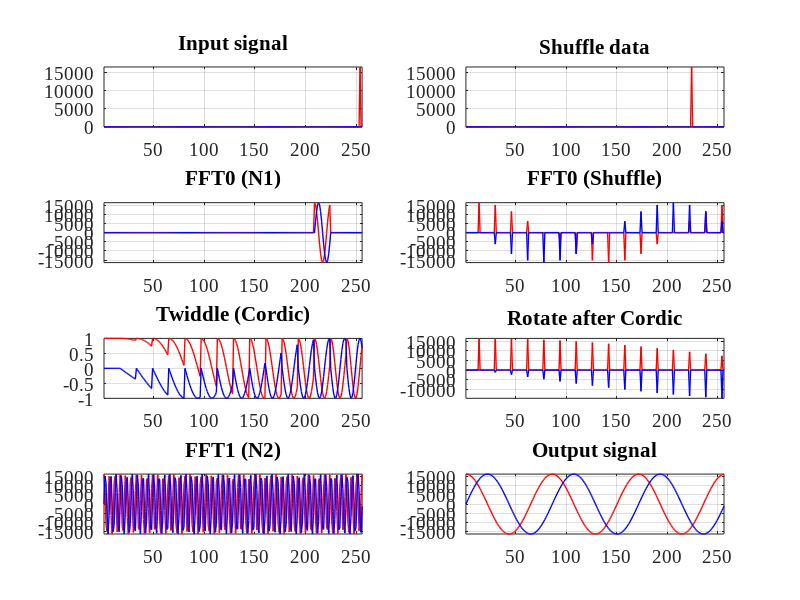

Recreate this plot in MATLAB.
%% -----------------------------------------------------------------------
%
% Title       : test_ulfft.m
% Author      : Alexander Kapitanov	
% Company     : AO "Insys"
% E-mail      : sallador@bk.ru 
% Version     : 1.0	 
%
%-------------------------------------------------------------------------
%
% Description : 
%    Top level for testing Ultra Long FFT model
%
% ------------------------------------------------------------------------
%
% Version     : 1.0 
% Date        : 2018.04.15 
%
%% ----------------------------------------------------------------------- 
%
%	GNU GENERAL PUBLIC LICENSE
% Version 3, 29 June 2007
%
%	Copyright (c) 2018 Kapitanov Alexander
%
% This program is free software: you can redistribute it and/or modify
% it under the terms of the GNU General Public License as published by
% the Free Software Foundation, either version 3 of the License, or
% (at your option) any later version.
%
% You should have received a copy of the GNU General Public License
% along with this program.  If not, see <http://www.gnu.org/licenses/>.
%
% THERE IS NO WARRANTY FOR THE PROGRAM, TO THE EXTENT PERMITTED BY
% APPLICABLE LAW. EXCEPT WHEN OTHERWISE STATED IN WRITING THE COPYRIGHT 
% HOLDERS AND/OR OTHER PARTIES PROVIDE THE PROGRAM "AS IS" WITHOUT WARRANTY 
% OF ANY KIND, EITHER EXPRESSED OR IMPLIED, INCLUDING, BUT NOT LIMITED TO, 
% THE IMPLIED WARRANTIES OF MERCHANTABILITY AND FITNESS FOR A PARTICULAR 
% PURPOSE.  THE ENTIRE RISK AS TO THE QUALITY AND PERFORMANCE OF THE PROGRAM 
% IS WITH YOU.  SHOULD THE PROGRAM PROVE DEFECTIVE, YOU ASSUME THE COST OF 
%  ALL NECESSARY SERVICING, REPAIR OR CORRECTION. 
%
%% -----------------------------------------------------------------------	

% Preparing to work
close all;
clear all;
set(0, 'DefaultAxesFontSize', 14, 'DefaultAxesFontName', 'Times New Roman');
set(0, 'DefaultTextFontSize', 14, 'DefaultTextFontName', 'Times New Roman'); 


%% ---- Settings ----
N1 = 16;          % Colomn
N2 = 16;          % Rows
NFFT = N1 * N2;   % Total FFT length     
t = 0:NFFT-1;     % Time vector #1

Asig = (2^14)-1;
Fsig = 4;
F0 = 0;
Fm = NFFT/1;
B = Fm / NFFT;
Ffm = 1;

%% ---- Input data for FFT calculate ----
for i = 1:NFFT

  Dre(i,1) = i-1;
  Dim(i,1) = i-1;   
  
  Dre(i,1) = Asig * cos(Fsig*i* 2*pi/NFFT);
  Dim(i,1) = Asig * sin(Fsig*i* 2*pi/NFFT); 
  
%  Dre(i,1) = round(Asig * cos(F0 + (Fsig*i + B*i*i/2) * 2*pi/NFFT) * sin(i * Ffm * pi / NFFT));
%  Dim(i,1) = round(Asig * sin(F0 + (Fsig*i + B*i*i/2) * 2*pi/NFFT) * sin(i * Ffm * pi / NFFT)); 
  
  if (i == 254)
    Dre(i,1) = Asig;
    Dim(i,1) = 0;
  else
    Dre(i,1) = 0;
    Dim(i,1) = 0;   
  end  

end

% Adding noise to real signal 
SNR = 50;
SEED = 1;

DatRe = awgn(Dre, SNR, 0, SEED);     
DatIm = awgn(Dim, SNR, 0, SEED);     

DAT_IN = DatRe + j*DatIm; 


IR0(:,1) = DatRe;
IR0(:,2) = DatIm;


TX(:,1) = real(DAT_IN);
TX(:,2) = imag(DAT_IN);


%% -----------------------------------------------------------------------
%% ---- FFT CALCULATE (ETALON FFT ALGORITHM) -----------------------------
%% -----------------------------------------------------------------------
DFFT0 = fft(DAT_IN);

IX(:,1) = real(DFFT0);
IX(:,2) = imag(DFFT0);


%% -----------------------------------------------------------------------
%% ---- ULTRA LONG FFT ALGORITM FROM 2D FFT + ROTATION -------------------
%% -----------------------------------------------------------------------

% ---- STAGE 0: CREATE MATRIX FOR INPUT DATA ----
for n1 = 1:N1
    for n2 = 1:N2
        DIN(n2, n1) = DAT_IN((n2-1)*N1+n1,1);
    end 
end

for k1 = 1:N1
    for k2 = 1:N2
        DIN_L(1, (k2-1)*N1+k1) = DIN(k1, k2);
    end 
end
IR1(:,1) = real(DIN_L);
IR1(:,2) = imag(DIN_L);

% ---- STAGE 1: CALCULATE FIRST FFT (A) ----
for n1 = 1:N1
    DFFT1(:,n1) = fft(DIN(:,n1));
end

for k1 = 1:N1
    for k2 = 1:N2
        DFFT1_L(1, (k2-1)*N1+k1) = DFFT1(k1, k2);
    end 
end

IR2(:,1) = real(DFFT1_L);
IR2(:,2) = imag(DFFT1_L);

% ---- STAGE 2: ROTATE AFTER SHUFFLER ----
fid = fopen ("WW_ULFFT.dat", "w");
for n1 = 1:N1
    for k2 = 1:N2
        SHW(k2, n1) = exp(-j*2*pi*(n1-1)*(k2-1)/(N1*N2)); 
        SRW(k2, n1) = round((Asig * SHW(k2, n1)));
        fprintf(fid, "%d+i*%d\t", real(SRW(k2, n1)), imag(SRW(k2, n1)));
        % DSH(k2, n1) = DFFT1(k2, n1) * SHW(k2, n1);
        DVH(k2, n1) = DFFT1(k2, n1);
    end
    fprintf(fid, "\n");
end
fclose(fid);


for n1 = 1:N1
    for k2 = 1:N2
        DSH(k2, n1) = DFFT1(k2, n1) * SHW(k2, n1);
    end
end



for k1 = 1:N1
    for k2 = 1:N2
        DCORD(1, (k2-1)*N1+k1) = SHW(k1, k2);
    end 
end

IR4(:,1) = real(DCORD);
IR4(:,2) = imag(DCORD);

DXH = DVH';
for k1 = 1:N1
    for k2 = 1:N2
        DSH_L(1, (k2-1)*N1+k1) = DXH(k1, k2);
    end 
end

IR3(:,1) = real(DSH_L);
IR3(:,2) = imag(DSH_L);

DXH = DSH';
for k1 = 1:N1
    for k2 = 1:N2
        DSH_L(1, (k2-1)*N1+k1) = DXH(k1, k2);
    end 
end

IR5(:,1) = real(DSH_L);
IR5(:,2) = imag(DSH_L);


% ---- STAGE 3: CALCULATE SECOND FFT (B) ----
for n2 = 1:N2
    DFFT2(:,n2) = fft(DSH(n2,:));
end

for k1 = 1:N1
    for k2 = 1:N2
        DFFT2_L(1, (k2-1)*N1+k1) = DFFT2(k1, k2);
    end 
end

IR6(:,1) = real(DFFT2_L);
IR6(:,2) = imag(DFFT2_L);

% ---- STAGE 4: CREATE MATRIX FOR OUTPUT DATA ----
for k1 = 1:N1
    for k2 = 1:N2
        DOUT((k1-1)*N2+k2, 1) = DFFT2(k1, k2);
    end 
end

IR7(:,1) = real(DOUT);
IR7(:,2) = imag(DOUT);

%% -----------------------------------------------------------------------
%% ---- PLOT DATA: INPUT SIGNAL, FFT0, FFT1, TWIDDLES etc ----------------
%% -----------------------------------------------------------------------

figure(1) % Plot loaded data in Time Domain
for i = 1:2
    subplot(4,2,1)
    plot(IR0(:, i), '-', 'LineWidth', 1, 'Color', [2-i 0  i-1]);        
    grid on; hold on; axis tight;  
    title(['Input signal']) 

    subplot(4,2,2)
    plot(IR1(:, i), '-', 'LineWidth', 1, 'Color', [2-i 0  i-1]);        
    grid on; hold on; axis tight;  
    title(['Shuffle data']) 
    
    subplot(4,2,3)
    plot(IR2(:, i), '-', 'LineWidth', 1, 'Color', [2-i 0  i-1]);        
    grid on; hold on; axis tight;  
    title(['FFT0 (N1)'])   
   
    subplot(4,2,4)
    plot(IR3(:, i), '-', 'LineWidth', 1, 'Color', [2-i 0  i-1]);        
    grid on; hold on; axis tight;  
    title(['FFT0 (Shuffle)'])   
   
    subplot(4,2,5)
    plot(IR4(:, i), '-', 'LineWidth', 1, 'Color', [2-i 0  i-1]);        
    grid on; hold on; axis tight;  
    title(['Twiddle (Cordic)'])   
   
    subplot(4,2,6)
    plot(IR5(:, i), '-', 'LineWidth', 1, 'Color', [2-i 0  i-1]);        
    grid on; hold on; axis tight;  
    title(['Rotate after Cordic'])

    subplot(4,2,7)
    plot(IR6(:, i), '-', 'LineWidth', 1, 'Color', [2-i 0  i-1]);        
    grid on; hold on; axis tight;  
    title(['FFT1 (N2)'])    
    
    subplot(4,2,8)
    plot(IR7(:, i), '-', 'LineWidth', 1, 'Color', [2-i 0  i-1]);        
    grid on; hold on; axis tight;  
    title(['Output signal'])
end
 

%% -----------------------------------------------------------------------
Col = ['k' 'r' 'b' 'g' 'm', 'c', 'y', 'k'];
Val = ['-' '--' ':' '-.'];
%% -----------------------------------------------------------------------
%figure(2) % Quad Matrix !!!
%for n1 = 1:N1
%    subplot(2,1,1)
%    plot(1:N2, real(SRW(1:N2, n1)), '-', 'LineWidth', 1, 'Color', Col(mod(n1-1, 8)+1));        
%    %SRW(k2, n1) 
%    grid on; hold on; axis tight; 
%    title(['Input signal']) 
%end
%%legend('show', 'Location', 'eastoutside', 'Orientation', 'vertical'); hold off;
%
%figure(2) % Plot loaded data in Time Domain
%for n1 = 1:N1
%    subplot(2,1,2)
%    plot(1:N2, imag(SRW(1:N2, n1)), '-', 'LineWidth', 1, 'Color', Col(mod(n1-1, 8)+1));        
%    %SRW(k2, n1) 
%    grid on; hold on; axis tight;  
%    title(['Input signal']) 
%end
%legend('show', 'Location', 'eastoutside', 'Orientation', 'vertical'); hold off;
%
%for i = 1:N1
%    for j = 1:N2
%        LRW((i-1)*N2+j, 1) = real(SRW(j, i)) / 1024; 
%        LRW((i-1)*N2+j, 2) = imag(SRW(j, i)) / 1024;         
%    end
%end






%figure(2) % Quad Matrix !!!
%    plot(1:NFFT, LRW(1:NFFT,2), '-', 'LineWidth', 1);        
%    grid on; axis tight; 
%title(['WW']);


%RTL_WW = load ("rtl_rotate.dat");
%RTL_WW = RTL_WW / 2^14;

%for i = 1:NFFT
%    DFFT1(:,n1) = fft(DIN(:,n1));
%end

% CHECK ROTATOR
%figure(3) % Quad Matrix !!!
%    plot(1:NFFT, LRW - RTL_WW(1:NFFT,:), '-', 'LineWidth', 1);        
%    grid on; axis tight; 
%title(['WW']);


%RWW(:,1) = real(Difft);
%RWW(:,2) = imag(Difft);




%% -----------------------------------------------------------------------
%figure(1) % Plot loaded data in Time Domain
%for i = 1:2
%    %subplot(1,1,1)
%    plot(t(1:NFFT), TX(1:NFFT,i), '-', 'LineWidth', 1, 'Color',[2-i 0  i-1])
%    grid on; hold on; axis tight;  
%    title(['Input signal'])     
%end
%hold off;
%%% -----------------------------------------------------------------------
%figure(2) % Plot loaded data in Time Domain
%for i = 1:2
%    subplot(2,1,1)
%    plot(t(1:NFFT), DX(1:NFFT,i), '-', 'LineWidth', 1, 'Color',[2-i 0  i-1])
%    grid on; hold on; axis tight;  
%    title(['DFT algorithm result'])     
%end
%hold off;
%%% -----------------------------------------------------------------------
%figure(2) % Plot loaded data in Time Domain
%for i = 1:2
%    subplot(2,1,2)
%    plot(t(1:NFFT), IX(1:NFFT,i), '-', 'LineWidth', 1, 'Color',[2-i 0  i-1])
%    grid on; hold on; axis tight;  
%    title(['FFT algorithm result'])   
%end
%hold off;
%% -----------------------------------------------------------------------


%function y = fft_decomposition(x, M)
%% y = fft_decomposition(x, M)
%% Computes FFT by decomposing into smaller FFTs.
%%
%% Inputs:
%% x is a 1D array of the input data.
%% M is the size of one of the FFTs to use.
%%
%% Outputs:
%% y is the FFT of x.  It has been computed using FFTs of size M and
%% length(x)/M.
%%
%% Note that this implementation doesn't explicitly use the 2D array U; it
%% works on samples of x in-place.
%
%q = 1;   % Offset because MATLAB starts at one.  Set to 0 for C code.
%x_original = x;
%P = length(x);
%if mod(P,M)~=0, error('Invalid block size.'); end;
%N = P/M;
%
%% step 2: FFT-N on rows of U.
%for m = 0 : M-1
%    x(q+(m:M:P-1)) = fft(x(q+(m:M:P-1)));
%end;
%
%% step 3: Twiddle factors.
%for m = 0 : M-1
%    for n = 0 : N-1
%        x(m+n*M+q) = x(m+n*M+q) * exp(-2*pi*j*m*n/P);
%    end;
%end;
%
%% step 4:  FFT-M on columns of U.
%for n = 0 : N-1
%    x(q+n*M+(0:M-1)) = fft(x(q+n*M+(0:M-1)));
%end;
%
%% step 5:  Re-arrange samples for output.
%y = zeros(size(x));
%for m = 0 : M-1
%    for n = 0 : N-1
%        y(m*N+n+q) = x(m+n*M+q);
%    end;
%end;
%
%err = max(abs(y-fft(x_original)));
%fprintf( 1, 'The largest error amplitude is %g\n', err);
%return;
%% End of fft_decomposition().




%% ---- DFT Calculate (simple algorithm) ---- 
%for k = 1:NFFT
%    WX = 0;
%    for n = 1:NFFT
%        % Twiddle:
%        WW(n, k) = exp(-j*2*pi*(n-1)*(k-1)/NFFT); 
%        % ephi(n, k) = arg(WW(n, k));
%        % erho(n, k) = abs(WW(n, k));        
%        WX = WX + DAT_IN(n) * WW(n, k);
%    end
%    DAT_IN(k) = WX;
%    WX = 0;
%end
%
%DX(:,1) = real(DAT_IN);
%DX(:,2) = imag(DAT_IN);

